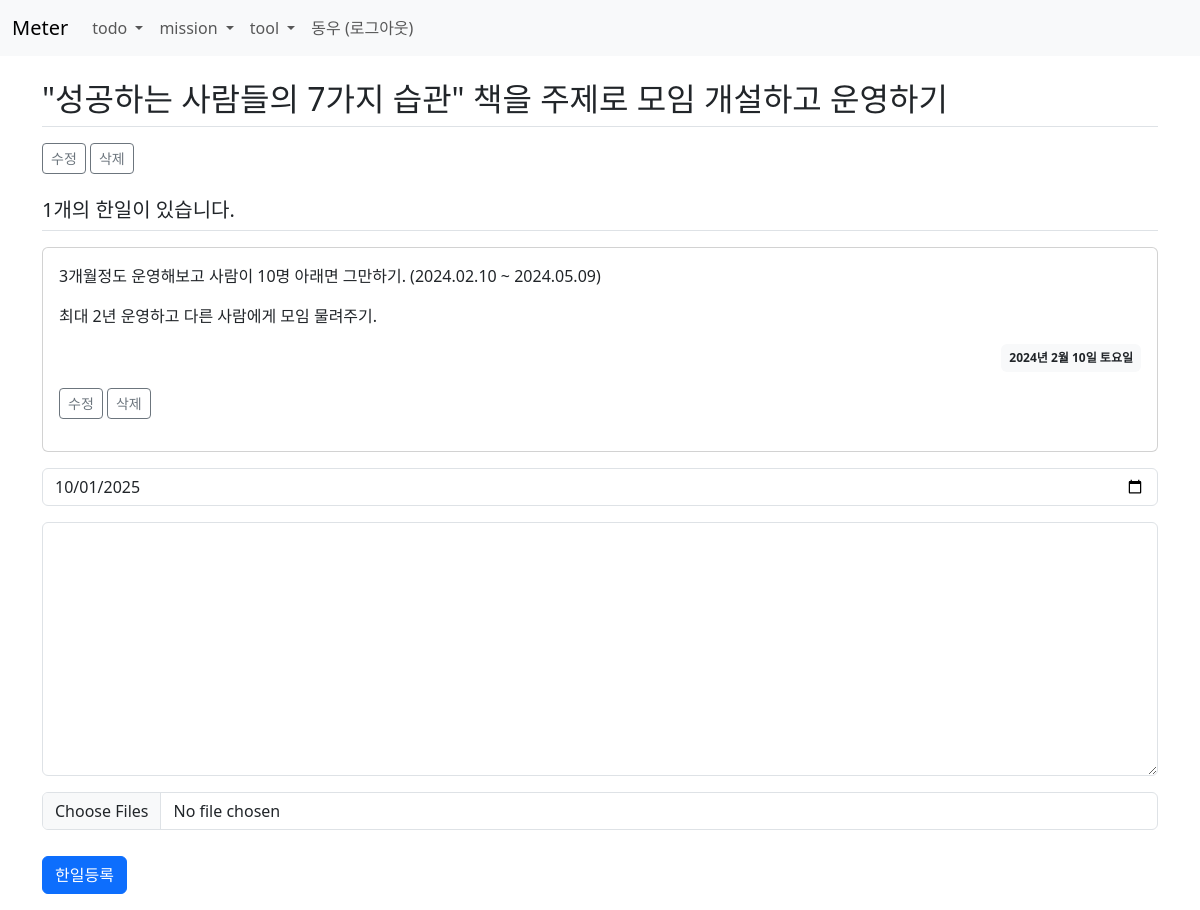
Screenshot of /todo/1/ (signed in) with the database file from the repository.
### todo/models.py (models this page shows, shortened)
class Todo(MPTTModel):
    author = models.ForeignKey(User, on_delete=models.CASCADE)
    subject = models.CharField(max_length=50)
    parent = TreeForeignKey('self', blank=True, null=True, related_name='children', db_index=True, on_delete=models.CASCADE)
    check_yn = models.CharField(max_length=2, default='N')
    use_yn = models.CharField(max_length=2, default='Y')
    create_date = models.DateTimeField()
    update_date = models.DateTimeField(null=True, blank=True)
    class Meta:
        ordering = ['tree_id', 'lft']
    class MPTTMeta:
        order_insertion_by = ['subject']

class TodoDetail(models.Model):
    author = models.ForeignKey(User, on_delete=models.CASCADE)
    todo = models.ForeignKey(Todo, on_delete=models.CASCADE)
    date = models.DateTimeField()
    content = HTMLField()
    file = models.ManyToManyField(File, related_name='file_tododetail')
    use_yn = models.CharField(max_length=2, default='Y')
    create_date = models.DateTimeField()
    update_date = models.DateTimeField(null=True, blank=True)

### todo/views/base_views.py (the view)
# urls.py: path('<int:todo_id>/', base_views.detail, name='detail'),
@login_required(login_url='common:login')
def detail(request, todo_id):
    todo = get_object_or_404(Todo, pk=todo_id, author_id=request.user.id, use_yn='Y')
    today = date.today()
    context = {'todo': todo, 'date':today}
    return render(request, 'todo/detail.html', context)

### todo/templatetags/todo_filter.py (called while the page is built)
@register.filter
def filter_useYn(list, use_yn):
    return list.filter(use_yn=use_yn)

### templates/todo/detail.html (shortened to what this page needs)
{% extends 'base.html' %}
{% load static %}
{% load todo_filter %}
{% block content %}
<div class="container my-3">
    <h2 class="border-bottom py-2">{{ todo.subject }}</h2>
    <div class="my-3">
        {% if request.user == todo.author %}
            <a href="{% url 'todo:modify' todo.id %}" class="btn btn-sm btn-outline-secondary" >수정</a>
            <a href="javascript:void(0)" class="delete btn btn-sm btn-outline-secondary" data-uri="{% url 'todo:delete' todo.id %}">삭제</a>
        {% endif %}
    </div>
    <h5 class="border-bottom my-3 py-2">{{ todo.tododetail_set|filter_useYn:'Y'|length }}개의 한일이 있습니다.</h5>
    {% for todo_detail in todo.tododetail_set|filter_useYn:'Y' %}
    <div class="card my-3">
        <div class="card-body">
            <div class="card-text">{{ todo_detail.content|safe }}</div>
            <div class="d-flex justify-content-end">
                <div class="badge bg-light text-dark p-2">
                    {{ todo_detail.date|date:'Y년 n월 j일 l' }}
                </div>
            </div>
            <div class="my-3">
                {% if request.user == todo_detail.author %}
                    <a href="{% url 'todo:detail_modify' todo_detail.id %}" class="btn btn-sm btn-outline-secondary" >수정</a>
                    <a href="javascript:void(0)" class="delete btn btn-sm btn-outline-secondary" data-uri="{% url 'todo:detail_delete' todo_detail.id %}">삭제</a>
                {% endif %}
            </div>
        </div>
    </div>
    {% endfor %}
    <form action="{% url 'todo:detail_create' todo.id %}" method="post" class="my-3" enctype="multipart/form-data">
        <div class="mb-3">
            <input type="date" {% if not user.is_authenticated %}disabled{% endif %} class="form-control" name="date" id="date" value="{{ date|date:'Y-m-d' }}">
        </div>
        <div class="mb-3">
            <textarea {% if not user.is_authenticated %}disabled{% endif %} name="content" id="content" class="form-control" rows="10">{{ form.content.value|default_if_none:'' }}</textarea>
        </div>
        <div class="mb-3">
            <input type="file" class="form-control" name="file"  id="file" multiple>
        </div>
        <input type="submit" value="한일등록" class="btn btn-primary">
    </form>
</div>
{% endblock %}

### templates/navbar.html (shortened to what this page needs)
<nav class="navbar navbar-expand-lg navbar-light bg-light border-botoom">
    <div class="container-fluid">
        <a class="navbar-brand" href="{% url 'info:index' %}">Meter</a>
        <div class="collapse navbar-collapse" id="navbarSupportedContent">
            <ul class="navbar-nav me-auto mb-2 mb-lg-0">
                <li class="nav-item dropdown">
                    <a class="nav-link dropdown-toggle" role="button" data-bs-toggle="dropdown" aria-expanded="false">
                        todo
                    </a>
                </li>
                <li class="nav-item dropdown">
                    <a class="nav-link dropdown-toggle" role="button" data-bs-toggle="dropdown" aria-expanded="false">
                        mission
                    </a>
                </li>
                <li class="nav-item dropdown">
                    <a class="nav-link dropdown-toggle" role="button" data-bs-toggle="dropdown" aria-expanded="false">
                        tool
                    </a>
                </li>
                <li class="nav-item">
                    {% if user.is_authenticated %}
                        <form name="logout" id="logout" method="post" action="{% url 'common:logout' %}">
                            <a class="nav-link" href="javascript:logout.submit();">{{ user.first_name }} (로그아웃)</a>
                        </form>
                    {% else %}
                    <a class="nav-link" href="{% url 'common:login' %}">로그인</a>
                    {% endif %}
                </li>
            </ul>
        </div>
    </div>
</nav>

### static/style.css (style rules this page uses)
textarea { width: 100%; }
input[type=submit] { margin-top: 10px; }

### rows the page displays
Todo: subject "\"성공하는 사람들의 7가지 습관\" 책을 주제로 모임 개설하고 운영하기", tododetail_set|filter_useYn "1"
TodoDetail: content "3개월정도 운영해보고 사람이 10명 아래면 그만하기. (2024.02.10 ~ 2024.05.09) 최대 2년 운영하고 다른 사람에게 모임 물려주기.", date "2024년 2월 10일 토요일", shows "수정"

### other values shown
{{ user.first_name }} "동우"
